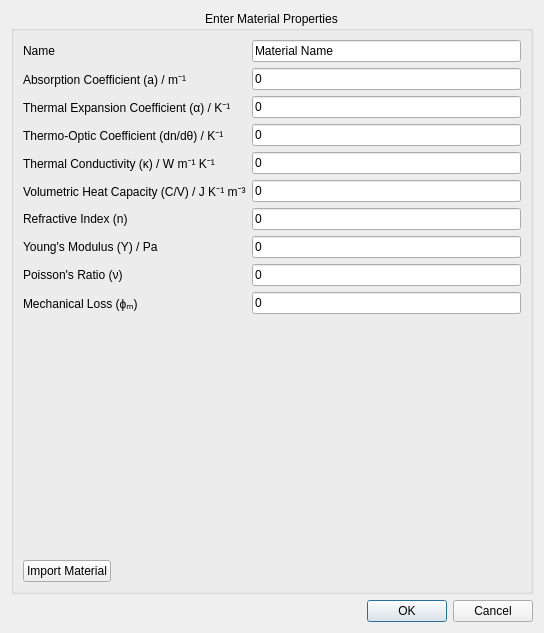
<?xml version="1.0" encoding="UTF-8"?>
<ui version="4.0">
 <class>AddMaterialDialog</class>
 <widget class="QDialog" name="AddMaterialDialog">
  <property name="geometry">
   <rect>
    <x>0</x>
    <y>0</y>
    <width>544</width>
    <height>633</height>
   </rect>
  </property>
  <property name="windowTitle">
   <string>Dialog</string>
  </property>
  <layout class="QVBoxLayout" name="addMaterialDialogLayout">
   <item>
    <widget class="QGroupBox" name="materialGroupBox">
     <property name="title">
      <string>Enter Material Properties</string>
     </property>
     <property name="alignment">
      <set>Qt::AlignmentFlag::AlignHCenter|Qt::AlignmentFlag::AlignTop</set>
     </property>
     <layout class="QVBoxLayout" name="materialGroupBoxLayout">
      <item>
       <layout class="QFormLayout" name="materialFormLayout">
        <item row="0" column="0">
         <widget class="QLabel" name="nameLabel">
          <property name="text">
           <string>Name</string>
          </property>
         </widget>
        </item>
        <item row="1" column="0">
         <widget class="QLabel" name="absorptionCoefficientLabel">
          <property name="text">
           <string>Absorption Coefficient (a) / m⁻¹</string>
          </property>
         </widget>
        </item>
        <item row="1" column="1">
         <widget class="QLineEdit" name="absorptionCoefficientLineEdit">
          <property name="text">
           <string>0</string>
          </property>
         </widget>
        </item>
        <item row="2" column="0">
         <widget class="QLabel" name="thermalExpansionCoefficientLabel">
          <property name="text">
           <string>Thermal Expansion Coefficient (α) / K⁻¹</string>
          </property>
         </widget>
        </item>
        <item row="2" column="1">
         <widget class="QLineEdit" name="thermalExpansionCoefficientLineEdit">
          <property name="text">
           <string>0</string>
          </property>
         </widget>
        </item>
        <item row="3" column="0">
         <widget class="QLabel" name="thermoOpticCoefficientLabel">
          <property name="text">
           <string>Thermo-Optic Coefficient (dn/dθ) / K⁻¹</string>
          </property>
         </widget>
        </item>
        <item row="3" column="1">
         <widget class="QLineEdit" name="thermoOpticCoefficientLineEdit">
          <property name="text">
           <string>0</string>
          </property>
         </widget>
        </item>
        <item row="4" column="0">
         <widget class="QLabel" name="thermalConductivityLabel">
          <property name="text">
           <string>Thermal Conductivity (κ) / W m⁻¹ K⁻¹</string>
          </property>
         </widget>
        </item>
        <item row="4" column="1">
         <widget class="QLineEdit" name="thermalConductivityLineEdit">
          <property name="text">
           <string>0</string>
          </property>
         </widget>
        </item>
        <item row="5" column="0">
         <widget class="QLabel" name="volumetricHeatCapacityLabel">
          <property name="text">
           <string>Volumetric Heat Capacity (C/V) / J K⁻¹ m⁻³</string>
          </property>
         </widget>
        </item>
        <item row="5" column="1">
         <widget class="QLineEdit" name="volumetricHeatCapacityLineEdit">
          <property name="text">
           <string>0</string>
          </property>
         </widget>
        </item>
        <item row="6" column="0">
         <widget class="QLabel" name="refractiveIndexLabel">
          <property name="text">
           <string>Refractive Index (n)</string>
          </property>
         </widget>
        </item>
        <item row="6" column="1">
         <widget class="QLineEdit" name="refractiveIndexLineEdit">
          <property name="text">
           <string>0</string>
          </property>
         </widget>
        </item>
        <item row="7" column="0">
         <widget class="QLabel" name="youngsModulusLabel">
          <property name="text">
           <string>Young's Modulus (Y) / Pa</string>
          </property>
         </widget>
        </item>
        <item row="7" column="1">
         <widget class="QLineEdit" name="youngsModulusLineEdit">
          <property name="text">
           <string>0</string>
          </property>
         </widget>
        </item>
        <item row="8" column="0">
         <widget class="QLabel" name="poissonsRatioLabel">
          <property name="text">
           <string>Poisson's Ratio (ν)</string>
          </property>
         </widget>
        </item>
        <item row="8" column="1">
         <widget class="QLineEdit" name="poissonsRatioLineEdit">
          <property name="text">
           <string>0</string>
          </property>
         </widget>
        </item>
        <item row="9" column="0">
         <widget class="QLabel" name="mechanicalLossLabel">
          <property name="text">
           <string>Mechanical Loss (ϕₘ)</string>
          </property>
         </widget>
        </item>
        <item row="9" column="1">
         <widget class="QLineEdit" name="mechanicalLossLineEdit">
          <property name="text">
           <string>0</string>
          </property>
         </widget>
        </item>
        <item row="0" column="1">
         <widget class="QLineEdit" name="nameLineEdit">
          <property name="text">
           <string>Material Name</string>
          </property>
         </widget>
        </item>
       </layout>
      </item>
      <item>
       <spacer name="verticalSpacer">
        <property name="orientation">
         <enum>Qt::Orientation::Vertical</enum>
        </property>
        <property name="sizeHint" stdset="0">
         <size>
          <width>20</width>
          <height>40</height>
         </size>
        </property>
       </spacer>
      </item>
      <item>
       <layout class="QHBoxLayout" name="importMaterialButtonLayout">
        <item>
         <widget class="QPushButton" name="importMaterialButton">
          <property name="text">
           <string>Import Material</string>
          </property>
         </widget>
        </item>
        <item>
         <spacer name="importMaterialButtonSpacer">
          <property name="orientation">
           <enum>Qt::Orientation::Horizontal</enum>
          </property>
          <property name="sizeHint" stdset="0">
           <size>
            <width>40</width>
            <height>20</height>
           </size>
          </property>
         </spacer>
        </item>
       </layout>
      </item>
     </layout>
    </widget>
   </item>
   <item>
    <layout class="QHBoxLayout" name="bottomButtonBoxLayout">
     <item>
      <spacer name="bottomButtonBoxSpacer">
       <property name="orientation">
        <enum>Qt::Orientation::Horizontal</enum>
       </property>
       <property name="sizeHint" stdset="0">
        <size>
         <width>40</width>
         <height>20</height>
        </size>
       </property>
      </spacer>
     </item>
     <item>
      <widget class="QDialogButtonBox" name="buttonBox">
       <property name="standardButtons">
        <set>QDialogButtonBox::StandardButton::Cancel|QDialogButtonBox::StandardButton::Ok</set>
       </property>
      </widget>
     </item>
    </layout>
   </item>
  </layout>
 </widget>
 <resources/>
 <connections>
  <connection>
   <sender>buttonBox</sender>
   <signal>accepted()</signal>
   <receiver>AddMaterialDialog</receiver>
   <slot>accept()</slot>
   <hints>
    <hint type="sourcelabel">
     <x>419</x>
     <y>619</y>
    </hint>
    <hint type="destinationlabel">
     <x>93</x>
     <y>608</y>
    </hint>
   </hints>
  </connection>
  <connection>
   <sender>buttonBox</sender>
   <signal>rejected()</signal>
   <receiver>AddMaterialDialog</receiver>
   <slot>reject()</slot>
   <hints>
    <hint type="sourcelabel">
     <x>390</x>
     <y>612</y>
    </hint>
    <hint type="destinationlabel">
     <x>166</x>
     <y>621</y>
    </hint>
   </hints>
  </connection>
 </connections>
</ui>
